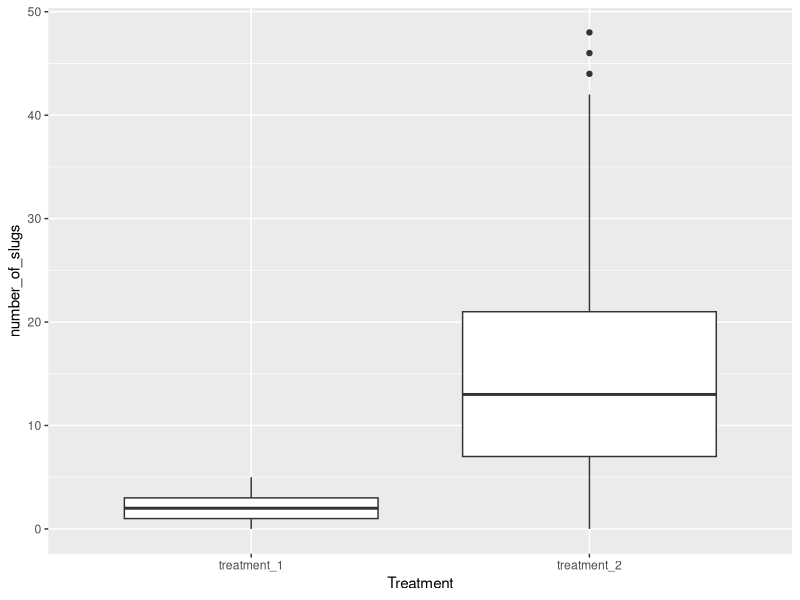

Source code (R):
treatment1Data <- round(abs(rnorm(n=150,mean=2,sd=1)))
treatment2Data <- round(abs(rnorm(n=150,mean=10,sd=15)))

treatment1Dataframe <- data.frame(1:150,treatment1Data)
names(treatment1Dataframe) <- list("Treatment","number_of_slugs")
treatment1Dataframe["Treatment"][treatment1Dataframe["Treatment"] >= 1] <- "treatment_1"

treatment2Dataframe <- data.frame(1:150,treatment2Data)
names(treatment2Dataframe) <- list("Treatment","number_of_slugs")
treatment2Dataframe["Treatment"][treatment2Dataframe["Treatment"] >= 1] <- "treatment_2"

fullDataframe <- rbind(treatment1Dataframe,treatment2Dataframe)

fullDataframe$Treatment <- as.factor(fullDataframe$Treatment)

t_test <- t.test(fullDataframe$number_of_slugs~fullDataframe$Treatment)
t_test

library(ggplot2)
plot1 <- ggplot(fullDataframe,aes(x=Treatment,y=number_of_slugs))+geom_boxplot()
print(plot1)
